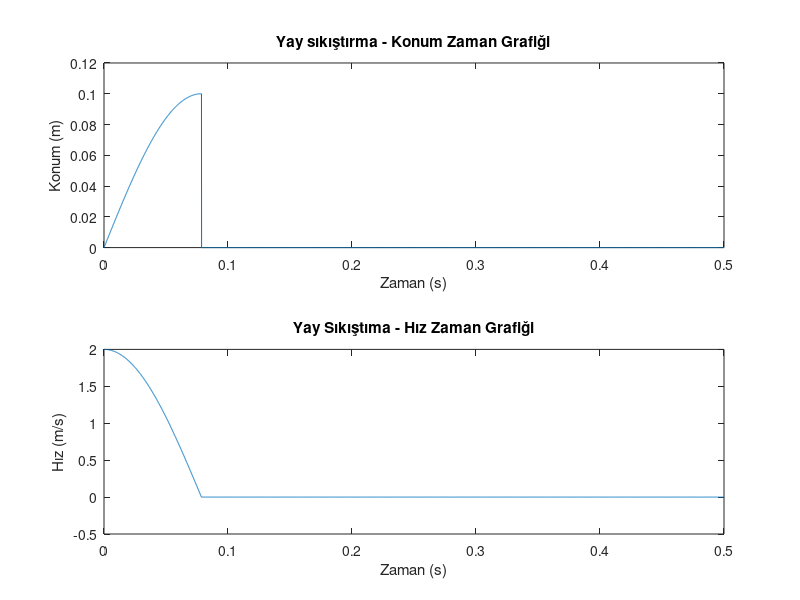

Write MATLAB code to recreate this figure.
%Parametreler
m1 = 0.02; %Merminin ağırlığı (kg)
m2 = 0.98; % Kutunun ağırlığı (tahta blok)
k = 400; %yay sabiti
v0 = 100; % merminin hızı (m/s)
h = 0.0001; % adım büyüklüğü/adım aralığı (s)
t_max = 0.5; % toplam süre (s)

%başlangıç koşulları
x0 = 0; % başlangıç konumu
v = (m1*v0)/(m1+m2); % çarpışma sonrası birleşen kütlenin hızı
% zaman vektörü
t = 0:h:t_max;
n = length(t);
% sonuç vektörleri
x = zeros(1,n);
v_vector = zeros(1,n);
%başlangıç değerleini atama
x(1) = x0;
v_vector(1) = v;

%euler yöntemi
for i = 1:n-1
    a = -(k/(m1+m2))*x(i); %ivme hesaplama (Hooke Yasası)
    v = v + h*a; % anlık hız takibi veya güncellemesi
    x(i+1) = x(i) + h*v; % konum güncelleme
    v_vector(i+1) = v; % belirlenen birim zaman hız kaydedilmesi
    if v<0 && abs(v)<0.01 % durma koşulu
        break;
    end
end

%Sonuçların grafikleştirilmesi
figure;
subplot(2,1,1);
plot(t,x);
title('Yay sıkıştırma - Konum Zaman Grafiği');
xlabel('Zaman (s)');
ylabel('Konum (m)');

subplot(2,1,2);
plot(t,v_vector);
title('Yay Sıkıştıma - Hız Zaman Grafiği');
xlabel('Zaman (s)');
ylabel('Hız (m/s)');









